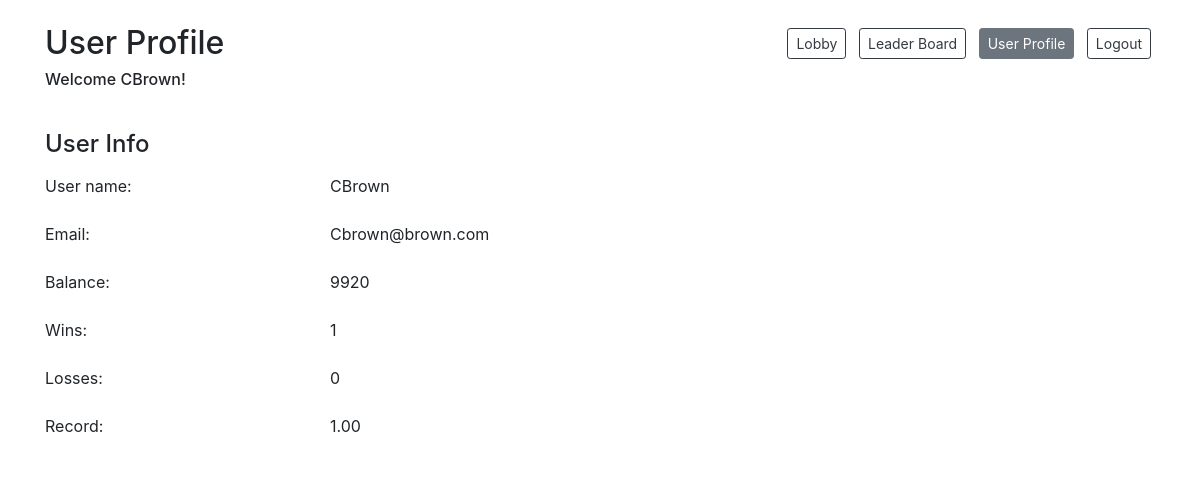
Page /user-profile (signed in) on the committed database.
### models.py (models this page shows)
class User(db.Model):
    __tablename__ = "users"
    id = db.Column(db.Integer, primary_key=True)
    user_name = db.Column(db.String(255))
    email = db.Column(db.String(255))
    password = db.Column(db.String(255))
    balance = db.Column(db.Integer)
    photo = db.Column(db.BLOB)
    current_game_id = db.Column(db.Integer, db.ForeignKey("games.id"), nullable=True)  # is null if not currently in a game
    current_game = db.relationship("Game", foreign_keys=[current_game_id], backref="game_users")
    created_at = db.Column(db.DateTime, server_default=func.now())
    updated_at = db.Column(db.DateTime, server_default=func.now(), onupdate=func.now())

### controller.py (the view)
def user_profile():
    if 'user_id' in session:
        user = getUser(session['user_id'])
        if user:
            user_info = getUserProfile(user)
            return render_template('user-profile.html', user = user_info)
    return redirect('/login-registration')

### utilities.py (called while the page is built)
def getUser(user_id):
    user = User.query.get(user_id)
    return user

def getUserProfile(user):
    info = {}
    info['user_name'] = user.user_name
    info['email'] = user.email
    info['balance'] = user.balance
    result = Player.query.join(User).with_entities(func.count(Player.result).label('wins')).filter(Player.result==2, Player.player_id==user.id).first()
    if result:
        info['wins'] = result.wins
    else:
        info['wins'] = 0
    result = Player.query.join(User).with_entities(func.count(Player.result).label('losses')).filter(Player.result==3, User.id==user.id).group_by(User.id).first()
    if result:
        info['losses'] = result.losses
    else:
        info['losses'] = 0
    return info

### templates/user-profile.html (shortened to what this page needs)
<!DOCTYPE html>
<html lang="en">
<head>
    <link href="https://stackpath.bootstrapcdn.com/bootstrap/4.4.1/css/bootstrap.min.css" rel="stylesheet">
</head>
<body>
    <div class="container bg-white">
        <div class="row justify-content-between mt-4 mb-2">
            <div class="col-auto">
                <h2>User Profile</h2>
                <h6>Welcome {{user.user_name}}!</h6>
            </div>
            <div class="col-auto">
                <a href="/lobby" class="col-auto btn btn-outline-dark btn-sm mx-1 mt-1 mb-3">Lobby</a>
                <a href="/leaderboard" class="col-auto btn btn-outline-dark btn-sm mx-1 mt-1 mb-3">Leader Board</a>
                <a href="#" class="inactive col-auto btn btn-secondary btn-sm mx-1 mt-1 mb-3">User Profile</a>
                <a href="/logout-action" class="col-auto btn btn-outline-dark btn-sm mx-1 mt-1 mb-3">Logout</a>
            </div>
        </div>
        <h4 class="pb-2 pt-4">User Info</h4>
        <div class="row mb-2 align-items-left">
            <p class="col-2">User name: </p>
            <div class="col-1"></div>
            <p class="col-2">{{user.user_name}}</p>
        </div>
        <div class="row mb-2 align-items-left">
            <p class="col-2">Email: </p>
            <div class="col-1"></div>
            <p class="col-2">{{user.email}}</p>
        </div>
        <div class="row mb-2 align-items-left">
            <p class="col-2">Balance: </p>
            <div class="col-1"></div>
            <p class="col-2">{{user.balance}}</p>
        </div>
        <div class="row mb-2 align-items-left">
            <p class="col-2">Wins: </p>
            <div class="col-1"></div>
            <p class="col-2">{{user.wins}}</p>
        </div>
        <div class="row mb-2 align-items-left">
            <p class="col-2">Losses: </p>
            <div class="col-1"></div>
            <p class="col-2">{{user.losses}}</p>
        </div>
        <div class="row mb-2 align-items-left">
            <p class="col-2">Record: </p>
            <div class="col-1"></div>
            {% if user.wins or user.losses %}
            <p class="col-2">{{'%0.2f'| format(user.wins/(user.wins+user.losses))}}</p>
            {% endif %}
        </div>
    </div>
</body>
</html>

### rows in the picture
User: user_name "CBrown", email "Cbrown@brown.com", balance "9920"

### other values in the picture
{{ user.wins }} "1"
{{ user.losses }} "0"
{{ '%0.2f'| format(user.wins/(user.wins+user.losses)) }} "1.00"
